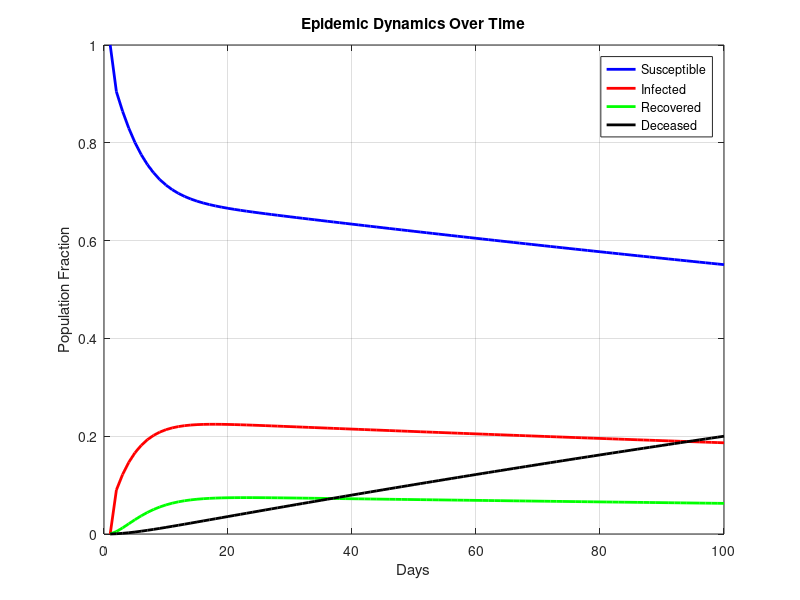

The MATLAB source for this figure:
clear;
close all;

x_t = [0.75 0.10 0.10 0.05];

A = [.95 .04 .3 0;
    .05 .85 0 0;
    0 .1 .7 0;
    0 .01 0 1];

% initial condition: 
x0 = [1; 0; 0; 0]; 

num_days = 100; 

X = zeros(4, num_days);
X(:,1) = x0;

% Directly calculate using matrix power
for t = 2:num_days
    At = A^t;
    X(:,t) = At * x0;
end

% plot
figure;
plot(1:num_days, X(1,:), 'b', 'LineWidth', 2); hold on;
plot(1:num_days, X(2,:), 'r', 'LineWidth', 2);
plot(1:num_days, X(3,:), 'g', 'LineWidth', 2);
plot(1:num_days, X(4,:), 'k', 'LineWidth', 2);
legend('Susceptible', 'Infected', 'Recovered', 'Deceased');
xlabel('Days');
ylabel('Population Fraction');
title('Epidemic Dynamics Over Time');
grid on;
